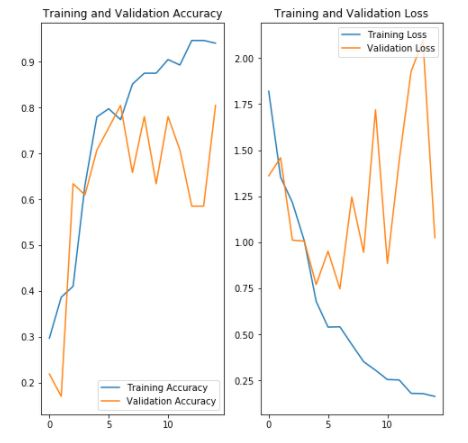
#> input picture grafico/imgCinza.JPG, 468 x 443 px; its folder holds only this picture in this run
$ python -i processamento.py   (imports and definitions only)   (older library calls are emulated)
#> lines starting #> are read from the running program, lines starting #| are printed output that depends on the picture
from PIL import Image
from PIL import ImageEnhance
import os
import numpy as np
import cv2 as cv
import load
import config


# ==============================================================================================================
# Funções que auxilião o melhoramento da imagem para extração de features
# ==============================================================================================================
# [4 lines left out: function dilation, not called in this run]

def erosion(img):
    kernel = np.ones((5, 5), np.uint8)
    return cv.erode(img, kernel)

# [4 lines left out: function opening, not called in this run]

def closing(img):
    kernel = np.ones((15, 15), np.uint8)
    return cv.morphologyEx(img, cv.MORPH_CLOSE, kernel)

def grad(img):
    kernel = np.ones((15, 15), np.uint8)
    return cv.morphologyEx(img, cv.MORPH_GRADIENT, kernel)

def sobel(img):
    return cv.Sobel(img, -1, 1, 1)

def edges(img):
    return cv.Canny(img, 100, 200)


# Gerar um copia da imagens com alterações de resolução , brilho , constraste em escala de cinza
def preProcessFiles(arquivo):

    # Carregar imagem
#> called with arquivo = 'grafico/imgCinza.JPG'
    imgp = Image.open(arquivo)
#> imgp is the input picture: PIL image 468x443 RGB; mean R, G, B 248.5, 247.8, 246.4

    # Escala de sinza
    imgp = imgp.convert("L")
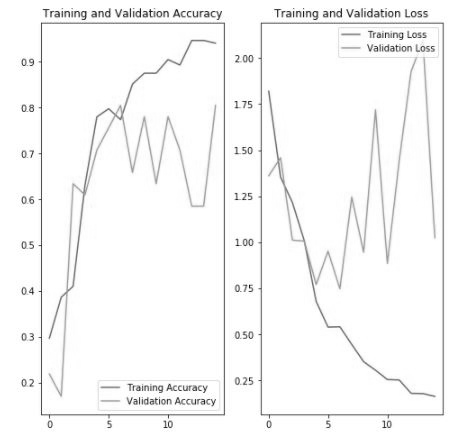
#> imgp: PIL image 468x443 L; min 13, max 255, mean 247.8

    # Melhorar o contraste
    contrast = ImageEnhance.Brightness(imgp)
    imgp = contrast.enhance(1)

    # Melhorar o Brilho
    brilho = ImageEnhance.Contrast(imgp)
    imgp = brilho.enhance(5)
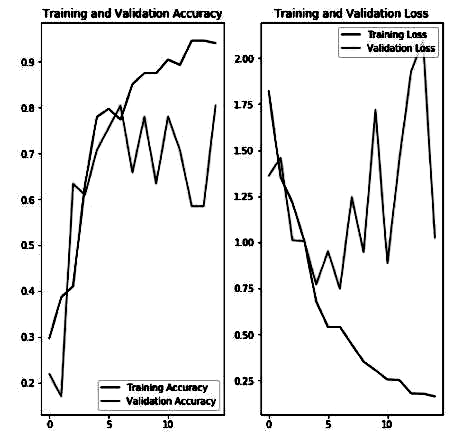
#> imgp: PIL image 468x443 L; min 0, max 255, mean 236.7

    # padronizar tamanho da imagem
    imgp = imgp.resize((180,180), Image.ANTIALIAS)
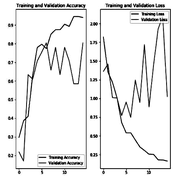
#> imgp: PIL image 180x180 L; min 0, max 255, mean 235.4

    # Salvar imagem
    imgp.save(arquivo)


# Gerar um copia da imagens com alterações de resolução , brilho e constraste
# [32 lines left out: functions preProcessFiles2, preProcessFiles3, not called in this run]


#Remover arquivos
def removeFile(arquivo):
    if os.path.exists(arquivo):
        os.remove(arquivo)


#Verificar se ha aquivo com o mesmo nome e os retorna uma nova sugestão de nome
# [120 lines left out: functions tempFileName, checkFile, copyImage, resetImagenDir, not called in this run]

>>> result = preProcessFiles('grafico/imgCinza.JPG')

$ run again, on grafico/NãoTratada.JPG
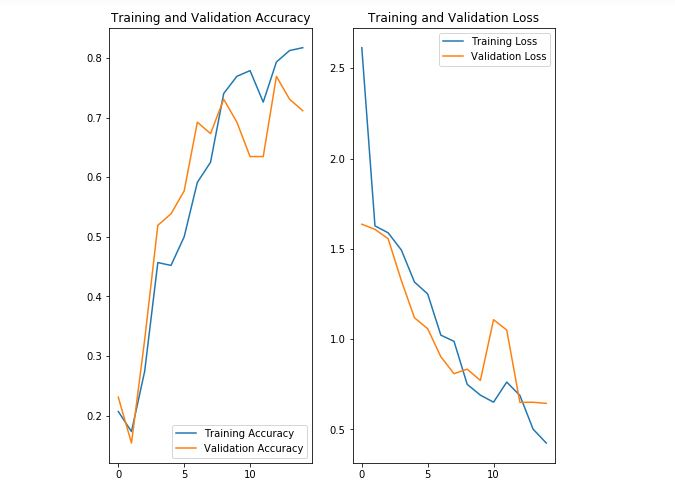
#> input picture grafico/NãoTratada.JPG, 675 x 493 px
#> in preProcessFiles, imgp is the input picture: PIL image 675x493 RGB; mean R, G, B 250.1, 250.1, 249.7
#> in preProcessFiles, `imgp = brilho.enhance(5)`:
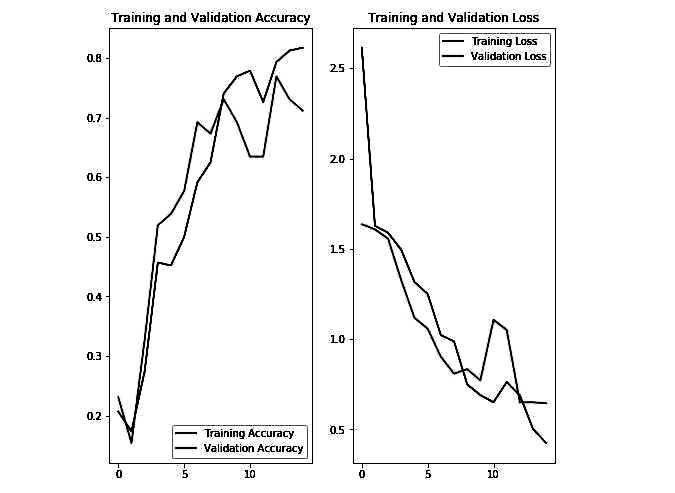
#> imgp: PIL image 675x493 L; min 0, max 255, mean 246.1
#> in preProcessFiles, `imgp = imgp.resize((180,180), Image.ANTIALIAS)`:
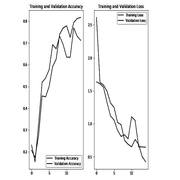
#> imgp: PIL image 180x180 L; min 0, max 255, mean 245.3

$ run again, on grafico/todas do mesmo tamanho.JPG
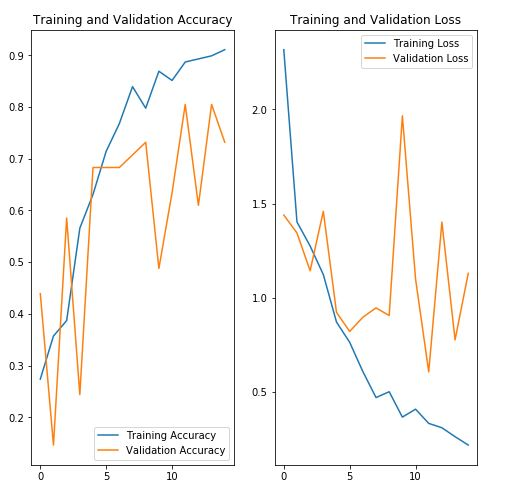
#> input picture grafico/todas do mesmo tamanho.JPG, 516 x 491 px
#> in preProcessFiles, imgp is the input picture: PIL image 516x491 RGB; mean R, G, B 248.4, 247.6, 246
#> in preProcessFiles, `imgp = brilho.enhance(5)`:
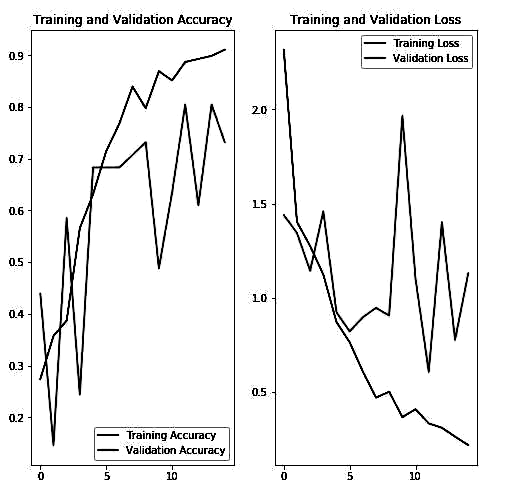
#> imgp: PIL image 516x491 L; min 0, max 255, mean 241
#> in preProcessFiles, `imgp = imgp.resize((180,180), Image.ANTIALIAS)`:
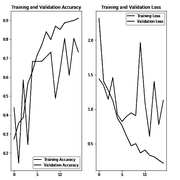
#> imgp: PIL image 180x180 L; min 0, max 255, mean 239.6
